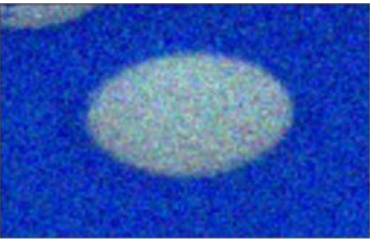
#> input picture Image_editing_code/blur.png, 370 x 239 px
$ python rmdust.py
#> lines starting #> are read from the running program, lines starting #| are printed output that depends on the picture
import numpy as np
import cv2
from matplotlib import pyplot as plt

# Reading image from folder where it is stored
img = cv2.imread('blur.png')
#> img is the input picture: shape (239, 370, 3); mean B, G, R 177.8, 81.4, 44.6

# denoising of image saving it into dst image
dst = cv2.fastNlMeansDenoisingColored(img, None, 10, 10, 7, 15)
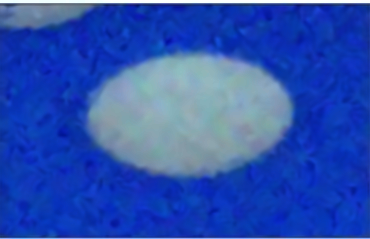
#> dst: shape (239, 370, 3); mean B, G, R 177.6, 80.8, 43.9

# Plotting of source and destination image
plt.subplot(121), plt.imshow(img)
plt.subplot(122), plt.imshow(dst)
plt.show()
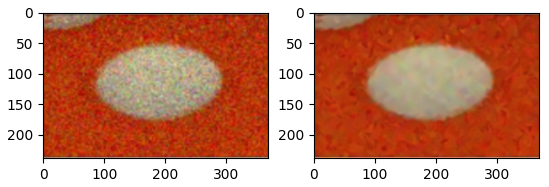
#> figure drawn by matplotlib, 2 panels; B, G, R data is drawn as R, G, B
